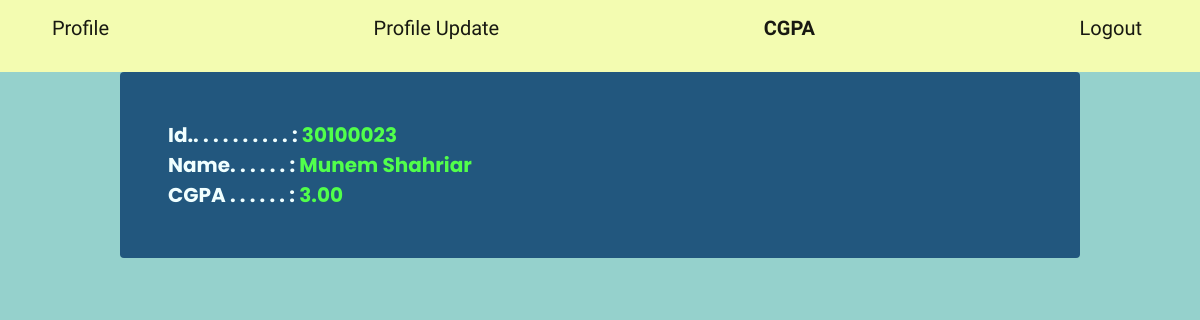
/student_cgpa.php (signed in), run on the app's committed database.
### tables this page shows
CREATE TABLE `student_user` (
  `id` int(11) NOT NULL,
  `fname` varchar(40) NOT NULL,
  `lname` varchar(40) DEFAULT NULL,
  `birth_date` date DEFAULT NULL,
  `studentphone` varchar(20) DEFAULT NULL,
  `studentemail` varchar(100) DEFAULT NULL,
  `dept` char(3) DEFAULT NULL,
  `semester` char(1) DEFAULT NULL,
  `cgpa` decimal(3,2) DEFAULT NULL,
  `blood_group` char(3) DEFAULT NULL,
  `addr` varchar(255) DEFAULT NULL,
  `studentgender` varchar(6) NOT NULL,
  `studentnid` int(20) NOT NULL,
  `studentbirth_cert` int(20) NOT NULL,
  `studentuser` varchar(100) DEFAULT NULL,
  `studentpass` varchar(100) DEFAULT NULL,
  `added_by` varchar(40) NOT NULL
);

### student_cgpa.php (the view, shortened to what this page needs)
<?php
    require_once('configure.php');
?>
<!DOCTYPE html>
<html lang="en">
<head>
    <link href="https://cdn.jsdelivr.net/npm/bootstrap@5.1.3/dist/css/bootstrap.min.css" rel="stylesheet"
>
    <link rel="stylesheet" href="update.css">
    <link rel="stylesheet" href="navfont.css">
    <link rel="stylesheet" href="student.css">
</head>
<body>
    <header>
        <nav class="navbar navbar-light">
            <div class="container">
                <a class="navbar-brand" href="student_profile.php">
                    <p>&nbsp; Profile</p>
                </a>
                <a class="navbar-brand" href="student_profile_update.php">
                    <p>&nbsp; Profile Update</p>
                </a>
                <a class="navbar-brand fw-bolder" href="student_cgpa.php">
                    <p>&nbsp; CGPA</p>
                </a>
                <a class="navbar-brand" href="student_logout.php">
                    <p>&nbsp; Logout</p>
                </a>
            </div>
        </nav>
    </header>
    <main class="container mx-auto border border-0 rounded rounded-2 p-5" style="width: 80%;">
        <?php
        $user = $_SESSION['username'];
        $select = mysqli_query($con, "SELECT * FROM student_user WHERE id = $user");
        $row = mysqli_fetch_array($select);
        if(is_array($row))
        {
            echo "<strong>Id.. . . . . . . . . . : </strong><span>", $row['id'],"</span><br>", "<strong>Name. . .  . . . : </strong><span>",ucwords($row['fname'])," ",ucwords($row['lname']),"</span><br>","<strong>CGPA . . . . . . : </strong><span>",$row['cgpa'],"</span><br>";
        }
    ?>
    </main>
</body>
</html>

### update.css (style rules this page uses)
strong { font-weight: 700; font-family: 'Poppins', sans-serif; font-size: 20px; }
main { font-weight: 700; font-family: 'Poppins', sans-serif; }

### student.css (style rules this page uses)
body { background-color: #95D1CC; }
nav { background-color: #faffafef; }
main { background-color: #22577E; }
strong, h4, h2 { color: azure; }
span { color: rgb(81, 255, 75); font-weight: 700; font-family: 'Poppins', sans-serif; font-size: 20px; }

### data on the page
student_user: id "30100023", fname "Munem", lname "Shahriar", cgpa "3.00"
